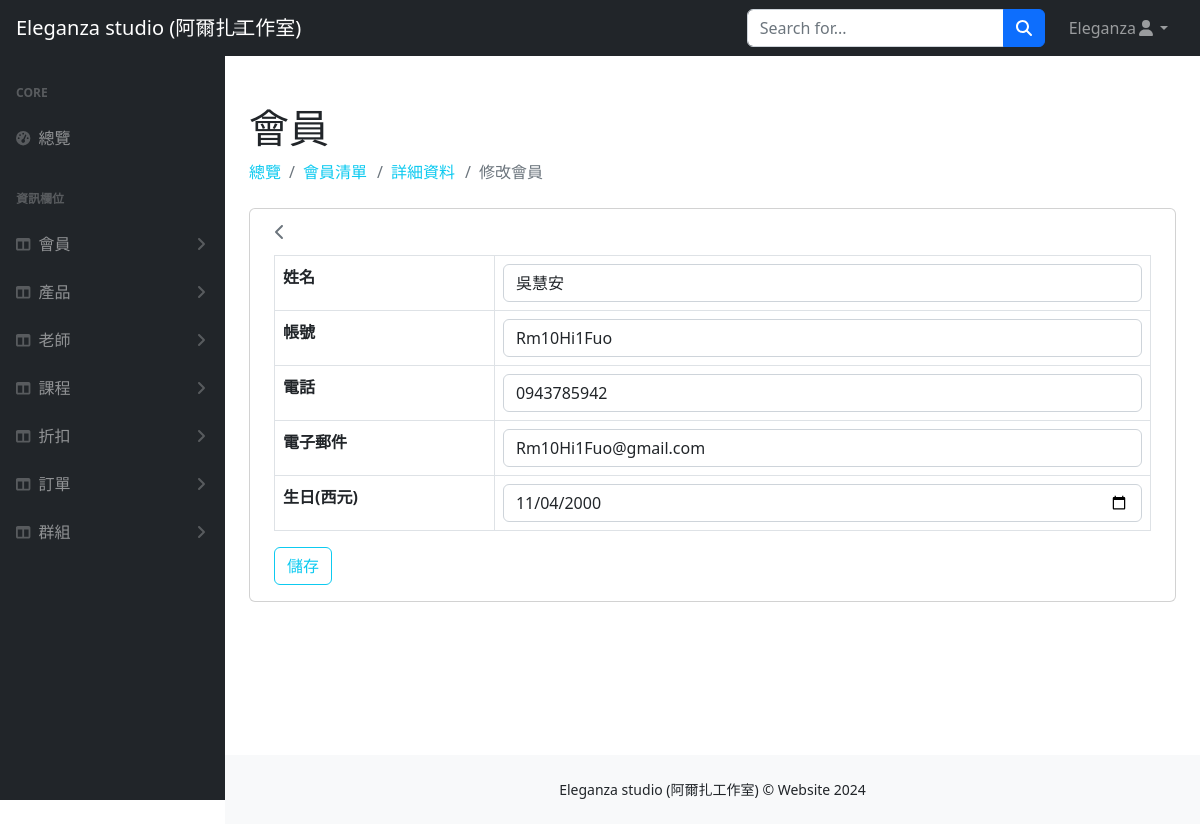
/users/user-edit.php?id=2 (signed in), run on the app's committed database.
### tables this page shows
CREATE TABLE `users` (
  `user_id` int(3) NOT NULL,
  `name` varchar(10) NOT NULL,
  `account` varchar(20) NOT NULL,
  `password` varchar(20) NOT NULL,
  `phone` varchar(10) NOT NULL,
  `email` varchar(30) NOT NULL,
  `level` varchar(10) DEFAULT NULL,
  `birth` date NOT NULL,
  `valid` int(1) NOT NULL
);

### users/user-edit.php (the view, shortened to what this page needs)
<?php
require_once("../db_connect.php");
if (!isset($_GET["id"])) {
    $id = 0;
} else {
    $id = $_GET["id"];
}
$sql = "SELECT * FROM users WHERE user_id=$id AND valid=1";
$result = $conn->query($sql);
$rowCount = $result->num_rows;
if ($rowCount != 0) {
    $row = $result->fetch_assoc();
}
?>
<!doctype html>
<html lang="en">
< <head>
    <link href="https://cdn.jsdelivr.net/npm/simple-datatables@7.1.2/dist/style.min.css" rel="stylesheet" />
    <link href="../css/styles.css" rel="stylesheet" />
    </head>
    <body class="sb-nav-fixed">
        <nav class="sb-topnav navbar navbar-expand navbar-dark bg-dark">
            <a class="navbar-brand ps-3" href="../index.php">Eleganza studio (阿爾扎工作室)</a>
            <button class="btn btn-link btn-sm order-1 order-lg-0 me-4 me-lg-0" id="sidebarToggle" href="#!"><i class="fas fa-bars"></i></button>
            <form class="d-none d-md-inline-block form-inline ms-auto me-0 me-md-3 my-2 my-md-0">
                <div class="input-group">
                    <input class="form-control" type="text" placeholder="Search for..." aria-label="Search for..." aria-describedby="btnNavbarSearch" />
                    <button class="btn btn-primary" id="btnNavbarSearch" type="button"><i class="fas fa-search"></i></button>
                </div>
            </form>
            <ul class="navbar-nav ms-auto ms-md-0 me-3 me-lg-4">
                <li class="nav-item dropdown">
                    <a class="nav-link dropdown-toggle" id="navbarDropdown" href="#" role="button" data-bs-toggle="dropdown" aria-expanded="false"><?= $_SESSION["user"]["name"] ?><i class="fas fa-user fa-fw"></i></a>
                </li>
            </ul>
        </nav>
        <div id="layoutSidenav">
            <div id="layoutSidenav_nav">
                <nav class="sb-sidenav accordion sb-sidenav-dark" id="sidenavAccordion">
                    <div class="sb-sidenav-menu">
                        <div class="nav">
                            <div class="sb-sidenav-menu-heading">Core</div>
                            <a class="nav-link" href="../index.php">
                                <div class="sb-nav-link-icon"><i class="fas fa-tachometer-alt"></i></div>
                                總覽
                            </a>
                            <div class="sb-sidenav-menu-heading">資訊欄位</div>
                            <a class="nav-link collapsed" href="#" data-bs-toggle="collapse" data-bs-target="#users" aria-expanded="false" aria-controls="collapseLayouts">
                                <div class="sb-nav-link-icon"><i class="fas fa-columns"></i></div>
                                會員
                                <div class="sb-sidenav-collapse-arrow"><i class="fas fa-angle-down"></i></div>
                            </a>
                            <a class="nav-link collapsed" href="#" data-bs-toggle="collapse" data-bs-target="#products" aria-expanded="false" aria-controls="collapseLayouts">
                                <div class="sb-nav-link-icon"><i class="fas fa-columns"></i></div>
                                產品
                                <div class="sb-sidenav-collapse-arrow"><i class="fas fa-angle-down"></i></div>
                            </a>
                            <a class="nav-link collapsed" href="#" data-bs-toggle="collapse" data-bs-target="#teacher" aria-expanded="false" aria-controls="courses">
                                <div class="sb-nav-link-icon"><i class="fas fa-columns"></i></div>
                                老師
                                <div class="sb-sidenav-collapse-arrow"><i class="fas fa-angle-down"></i></div>
                            </a>
                            <a class="nav-link collapsed" href="#" data-bs-toggle="collapse" data-bs-target="#courses" aria-expanded="false" aria-controls="courses">
                                <div class="sb-nav-link-icon"><i class="fas fa-columns"></i></div>
                                課程
                                <div class="sb-sidenav-collapse-arrow"><i class="fas fa-angle-down"></i></div>
                            </a>
                            <a class="nav-link collapsed" href="#" data-bs-toggle="collapse" data-bs-target="#discounts" aria-expanded="false" aria-controls="collapseLayouts">
                                <div class="sb-nav-link-icon"><i class="fas fa-columns"></i></div>
                                折扣
                                <div class="sb-sidenav-collapse-arrow"><i class="fas fa-angle-down"></i></div>
                            </a>
                            <a class="nav-link collapsed" href="#" data-bs-toggle="collapse" data-bs-target="#orders" aria-expanded="false" aria-controls="collapseLayouts">
                                <div class="sb-nav-link-icon"><i class="fas fa-columns"></i></div>
                                訂單
                                <div class="sb-sidenav-collapse-arrow"><i class="fas fa-angle-down"></i></div>
                            </a>
                            <a class="nav-link collapsed" href="#" data-bs-toggle="collapse" data-bs-target="#groups" aria-expanded="false" aria-controls="groups">
                                <div class="sb-nav-link-icon"><i class="fas fa-columns"></i></div>
                                群組
                                <div class="sb-sidenav-collapse-arrow"><i class="fas fa-angle-down"></i></div>
                            </a>
                        </div>
                    </div>
                </nav>
            </div>
            <div id="layoutSidenav_content">
                <main>
                    <div class="container px-4">
                        <h1 class="mt-4">會員</h1>
                        <ol class="breadcrumb mb-4">
                            <li class="breadcrumb-item"><a class="nav-link link-info" href="../index.php">總覽</a></li>
                            <li class="breadcrumb-item"><a class="nav-link link-info" href="./user-list.php">會員清單</a></li>
                            <li class="mx-3 breadcrumb-item active"><a class="nav-link link-info" href="user.php?id=<?= $row["user_id"] ?>">詳細資料</a></li>
                            <li class="breadcrumb-item active">修改會員</li>
                        </ol>
                        <div class="card mb-4">
                            <div class="container">
                                <div class="py-2">
                                    <a class="btn" href="./user.php?id=<?= $row["user_id"] ?>" role="button"><i class="text-secondary fa-solid fa-chevron-left"></i></a>
                                </div>
                                <div class="container">
                                    <?php if ($rowCount == 0) : ?>
                                        使用者不存在
                                    <?php else :
                                    ?>
                                        <form action="updateUser.php" method="post">
                                            <table class="table table-bordered">
                                                <tr>
                                                    <th>姓名</th>
                                                    <td><input type="text" class="form-control" value="<?= $row["name"] ?>" name="name"></td>
                                                </tr>
                                                <tr>
                                                    <th>帳號</th>
                                                    <td><input type="text" class="form-control" value="<?= $row["account"] ?>" name="account"></td>
                                                </tr>
                                                <tr>
                                                    <th>電話</th>
                                                    <td><input type="tel" class="form-control" value="<?= $row["phone"] ?>" name="phone"></td>
                                                </tr>
                                                <tr>
                                                    <th>電子郵件</th>
                                                    <td><input type="email" class="form-control" value="<?= $row["email"] ?>" name="email"></td>
                                                </tr>
                                                <tr>
                                                    <th>生日(西元)</th>
                                                    <td><input type="date" class="form-control" value="<?= $row["birth"] ?>" name="birth"></td>
                                                </tr>
                                            </table>
                                            <div class="">
                                                <button type="submit" class="btn btn-outline-info">
                                                    儲存
                                                </button>
                                            </div>
                                        </form>
                                    <?php endif; ?>
                                </div>
                            </div>
                        </div>
                    </div>
                </main>
                <footer class="py-4 bg-light mt-auto">
                    <div class="container-fluid px-4">
                        <div class="d-flex align-items-center justify-content-center small">
                            <div class="">Eleganza studio (阿爾扎工作室) &copy; Website 2024</div>
                        </div>
                    </div>
                </footer>
            </div>
        </div>
    </body>
</html>

### css/css.php (style rules this page uses)
a { text-wrap: nowrap; }

### data on the page
users: name "吳慧安", account "Rm10Hi1Fuo", phone "0943785942", email "Rm10Hi1Fuo@gmail.com", birth "11/04/2000"

### other printed values
$_SESSION["user"]["name"] "Eleganza"
